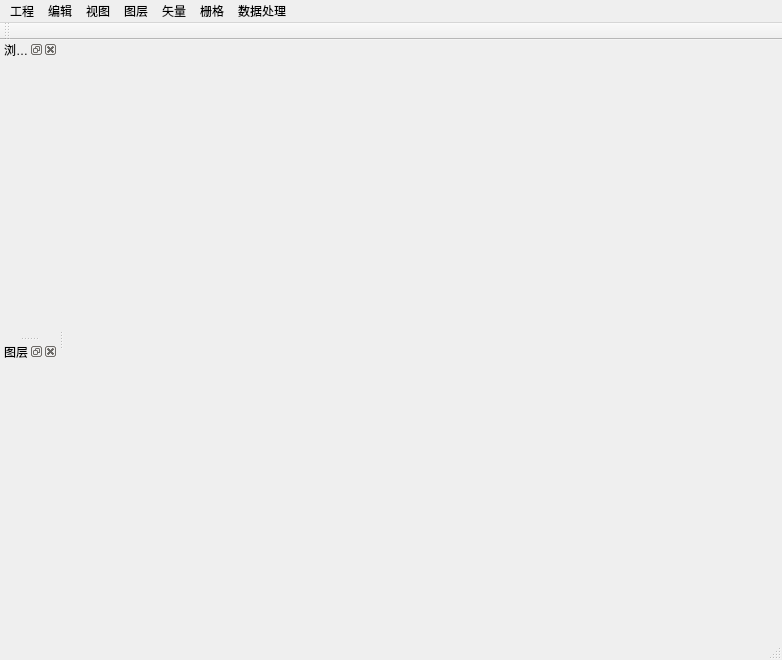
<?xml version="1.0" encoding="UTF-8"?>
<ui version="4.0">
 <class>CUGGISClass</class>
 <widget class="QMainWindow" name="CUGGISClass">
  <property name="geometry">
   <rect>
    <x>0</x>
    <y>0</y>
    <width>782</width>
    <height>660</height>
   </rect>
  </property>
  <property name="windowTitle">
   <string>CUGGIS</string>
  </property>
  <widget class="QWidget" name="centralWidget"/>
  <widget class="QMenuBar" name="menuBar">
   <property name="geometry">
    <rect>
     <x>0</x>
     <y>0</y>
     <width>782</width>
     <height>18</height>
    </rect>
   </property>
   <widget class="QMenu" name="menu">
    <property name="title">
     <string>工程</string>
    </property>
    <addaction name="actionNewProject"/>
    <addaction name="separator"/>
    <addaction name="actionOpenProject"/>
    <addaction name="separator"/>
    <addaction name="actionSaveProject"/>
    <addaction name="actionSaveAsProject"/>
    <addaction name="separator"/>
    <addaction name="actionExit"/>
   </widget>
   <widget class="QMenu" name="menu_2">
    <property name="title">
     <string>编辑</string>
    </property>
   </widget>
   <widget class="QMenu" name="menu_3">
    <property name="title">
     <string>视图</string>
    </property>
   </widget>
   <widget class="QMenu" name="Layer">
    <property name="title">
     <string>图层</string>
    </property>
    <widget class="QMenu" name="AddLayer">
     <property name="title">
      <string>添加图层</string>
     </property>
     <addaction name="actionAddVectorLayer"/>
    </widget>
    <addaction name="AddLayer"/>
   </widget>
   <widget class="QMenu" name="menuVector">
    <property name="title">
     <string>矢量</string>
    </property>
    <widget class="QMenu" name="menuGeoProcess">
     <property name="title">
      <string>地理处理工具</string>
     </property>
     <addaction name="actionBuffer"/>
     <addaction name="actionConvexHull"/>
    </widget>
    <addaction name="menuGeoProcess"/>
   </widget>
   <widget class="QMenu" name="menu_6">
    <property name="title">
     <string>栅格</string>
    </property>
   </widget>
   <widget class="QMenu" name="menuDataProcess">
    <property name="title">
     <string>数据处理</string>
    </property>
    <addaction name="actionID3"/>
   </widget>
   <addaction name="menu"/>
   <addaction name="menu_2"/>
   <addaction name="menu_3"/>
   <addaction name="Layer"/>
   <addaction name="menuVector"/>
   <addaction name="menu_6"/>
   <addaction name="menuDataProcess"/>
  </widget>
  <widget class="QToolBar" name="mainToolBar">
   <attribute name="toolBarArea">
    <enum>TopToolBarArea</enum>
   </attribute>
   <attribute name="toolBarBreak">
    <bool>false</bool>
   </attribute>
  </widget>
  <widget class="QStatusBar" name="statusBar"/>
  <widget class="QDockWidget" name="fileTree">
   <property name="windowTitle">
    <string>浏览器</string>
   </property>
   <attribute name="dockWidgetArea">
    <number>1</number>
   </attribute>
   <widget class="QWidget" name="dockWidgetContents"/>
  </widget>
  <widget class="QDockWidget" name="LayerTreeControl">
   <property name="windowTitle">
    <string>图层</string>
   </property>
   <attribute name="dockWidgetArea">
    <number>1</number>
   </attribute>
   <widget class="QWidget" name="dockWidgetContents_2"/>
  </widget>
  <action name="actionNewProject">
   <property name="icon">
    <iconset resource="CUGGIS.qrc">
     <normaloff>:/CUGGIS/Resources/mActionFileNew.png</normaloff>:/CUGGIS/Resources/mActionFileNew.png</iconset>
   </property>
   <property name="text">
    <string>新建</string>
   </property>
   <property name="toolTip">
    <string>新建工程</string>
   </property>
  </action>
  <action name="actionOpenProject">
   <property name="icon">
    <iconset resource="CUGGIS.qrc">
     <normaloff>:/CUGGIS/Resources/mActionFileOpen.png</normaloff>:/CUGGIS/Resources/mActionFileOpen.png</iconset>
   </property>
   <property name="text">
    <string>打开</string>
   </property>
   <property name="toolTip">
    <string>打开</string>
   </property>
  </action>
  <action name="actionSaveProject">
   <property name="text">
    <string>保存</string>
   </property>
   <property name="toolTip">
    <string>保存</string>
   </property>
  </action>
  <action name="actionSaveAsProject">
   <property name="text">
    <string>另存为</string>
   </property>
   <property name="toolTip">
    <string>另存为</string>
   </property>
  </action>
  <action name="actionExit">
   <property name="text">
    <string>退出</string>
   </property>
   <property name="toolTip">
    <string>退出</string>
   </property>
  </action>
  <action name="actionadd">
   <property name="text">
    <string>add</string>
   </property>
  </action>
  <action name="actionAddVectorLayer">
   <property name="icon">
    <iconset resource="CUGGIS.qrc">
     <normaloff>:/CUGGIS/Resources/mActionAddOgrLayer.png</normaloff>:/CUGGIS/Resources/mActionAddOgrLayer.png</iconset>
   </property>
   <property name="text">
    <string>添加矢量图层</string>
   </property>
  </action>
  <action name="actionLayerTreeControl">
   <property name="text">
    <string>图层管理器</string>
   </property>
   <property name="toolTip">
    <string>图层管理器</string>
   </property>
  </action>
  <action name="actionBuffer">
   <property name="text">
    <string>缓冲区</string>
   </property>
  </action>
  <action name="actionConvexHull">
   <property name="text">
    <string>凸包</string>
   </property>
  </action>
  <action name="actionID3">
   <property name="text">
    <string>ID3</string>
   </property>
  </action>
 </widget>
 <layoutdefault spacing="6" margin="11"/>
 <resources>
  <include location="CUGGIS.qrc"/>
 </resources>
 <connections/>
</ui>
